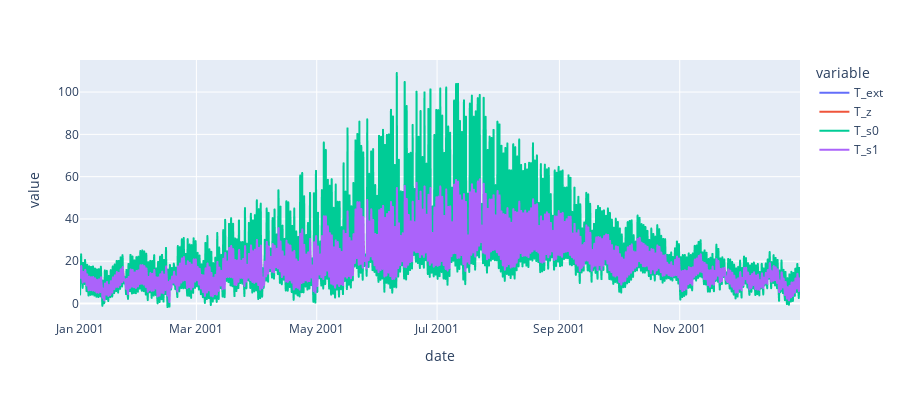

Notebook source saved alongside this figure:
### Code cell
import plotly.express as px

fig = px.line(df_graph,x='date',y=['T_ext','T_z','T_s0','T_s1'],height=400)
fig.show()

### Figure 1 — Plotly figure (JSON) as saved in the notebook; plotly's stock layout.template omitted (floating-point values rounded to 4 significant figures; data arrays with more than 128 entries replaced by an {"elided": "..."} marker saying what was removed)
{"data": [{"hovertemplate": "variable=T_ext<br>date=%{x}<br>value=%{y}<extra></extra>", "legendgroup": "T_ext", "line": {"color": "#636efa", "dash": "solid"}, "marker": {"symbol": "circle"}, "mode": "lines", "name": "T_ext", "showlegend": true, "type": "scattergl", "x": {"elided": "8760 str values"}, "xaxis": "x", "y": {"elided": "8760 float values"}, "yaxis": "y"}, {"hovertemplate": "variable=T_z<br>date=%{x}<br>value=%{y}<extra></extra>", "legendgroup": "T_z", "line": {"color": "#EF553B", "dash": "solid"}, "marker": {"symbol": "circle"}, "mode": "lines", "name": "T_z", "showlegend": true, "type": "scattergl", "x": {"elided": "8760 str values"}, "xaxis": "x", "y": {"elided": "8760 float values"}, "yaxis": "y"}, {"hovertemplate": "variable=T_s0<br>date=%{x}<br>value=%{y}<extra></extra>", "legendgroup": "T_s0", "line": {"color": "#00cc96", "dash": "solid"}, "marker": {"symbol": "circle"}, "mode": "lines", "name": "T_s0", "showlegend": true, "type": "scattergl", "x": {"elided": "8760 str values"}, "xaxis": "x", "y": {"elided": "8760 float values"}, "yaxis": "y"}, {"hovertemplate": "variable=T_s1<br>date=%{x}<br>value=%{y}<extra></extra>", "legendgroup": "T_s1", "line": {"color": "#ab63fa", "dash": "solid"}, "marker": {"symbol": "circle"}, "mode": "lines", "name": "T_s1", "showlegend": true, "type": "scattergl", "x": {"elided": "8760 str values"}, "xaxis": "x", "y": {"elided": "8760 float values"}, "yaxis": "y"}], "layout": {"height": 400, "legend": {"title": {"text": "variable"}, "tracegroupgap": 0}, "margin": {"t": 60}, "xaxis": {"anchor": "y", "domain": [0, 1], "title": {"text": "date"}}, "yaxis": {"anchor": "x", "domain": [0, 1], "title": {"text": "value"}}}}
